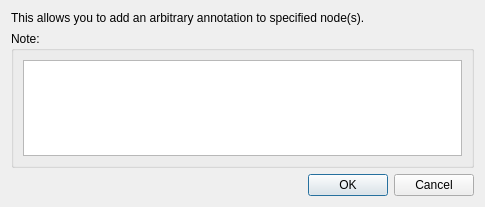
<?xml version="1.0" encoding="UTF-8"?>
<ui version="4.0">
 <class>AddNoteDlg</class>
 <widget class="QDialog" name="AddNoteDlg">
  <property name="geometry">
   <rect>
    <x>0</x>
    <y>0</y>
    <width>485</width>
    <height>207</height>
   </rect>
  </property>
  <property name="windowTitle">
   <string>Add Note</string>
  </property>
  <layout class="QVBoxLayout" name="verticalLayout">
   <item>
    <widget class="QLabel" name="label">
     <property name="text">
      <string>This allows you to add an arbitrary annotation to specified node(s).</string>
     </property>
     <property name="wordWrap">
      <bool>true</bool>
     </property>
    </widget>
   </item>
   <item>
    <widget class="QGroupBox" name="groupBox">
     <property name="title">
      <string>Note:</string>
     </property>
     <layout class="QHBoxLayout" name="horizontalLayout">
      <item>
       <widget class="QPlainTextEdit" name="plainTextEdit_Note"/>
      </item>
     </layout>
    </widget>
   </item>
   <item>
    <widget class="QDialogButtonBox" name="buttonBox">
     <property name="orientation">
      <enum>Qt::Horizontal</enum>
     </property>
     <property name="standardButtons">
      <set>QDialogButtonBox::Cancel|QDialogButtonBox::Ok</set>
     </property>
    </widget>
   </item>
  </layout>
 </widget>
 <resources/>
 <connections>
  <connection>
   <sender>buttonBox</sender>
   <signal>accepted()</signal>
   <receiver>AddNoteDlg</receiver>
   <slot>accept()</slot>
   <hints>
    <hint type="sourcelabel">
     <x>248</x>
     <y>254</y>
    </hint>
    <hint type="destinationlabel">
     <x>157</x>
     <y>274</y>
    </hint>
   </hints>
  </connection>
  <connection>
   <sender>buttonBox</sender>
   <signal>rejected()</signal>
   <receiver>AddNoteDlg</receiver>
   <slot>reject()</slot>
   <hints>
    <hint type="sourcelabel">
     <x>316</x>
     <y>260</y>
    </hint>
    <hint type="destinationlabel">
     <x>286</x>
     <y>274</y>
    </hint>
   </hints>
  </connection>
 </connections>
</ui>
